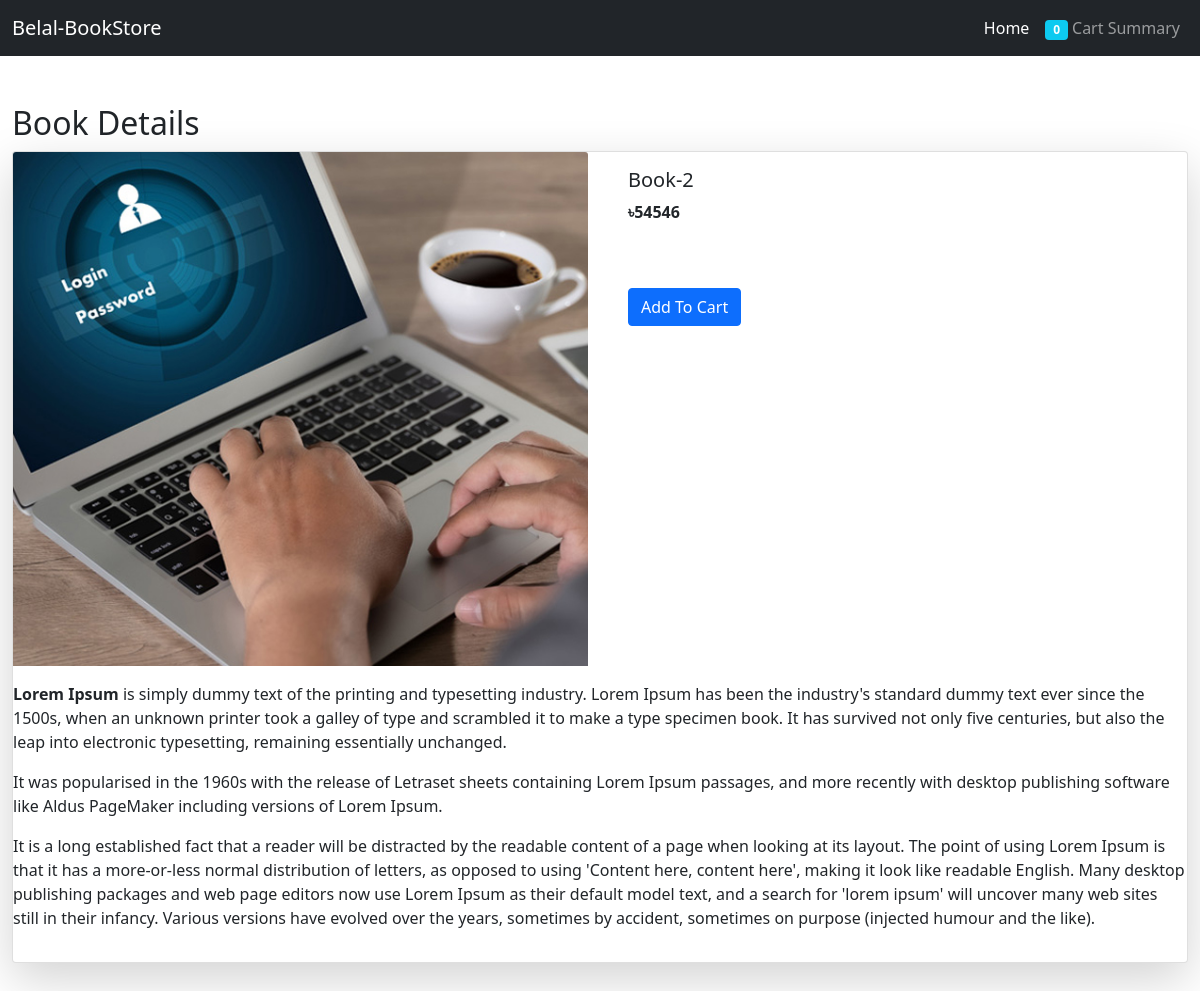
/book-detail/2, run on the app's committed database.
### store/models.py (models this page shows, shortened)
class BookStore(models.Model):
    name = models.CharField(max_length=100)
    categoris = models.ForeignKey(Category, on_delete=models.CASCADE)
    writer = models.ForeignKey(Writer, on_delete=models.CASCADE)
    image = models.ImageField(upload_to='BookImg',default='BookImg/noimg.jpg')
    price = models.IntegerField()
    discount_price = models.IntegerField(blank=True, null=True)
    discription = RichTextUploadingField()
    stock_quantity = models.PositiveIntegerField()
    class Meta:
        ordering = ['-id']

### store/views.py (the view)
# urls.py: path('book-detail/<pk>', book_detail, name='book-detail'),
def book_detail(request, pk):
    book = BookStore.objects.get(pk=pk)
    another_book =BookStore.objects.all().exclude(pk=pk)[:12]
    context ={
        'book':book,
        'another_book':another_book
    }
    return render(request, 'book-details.html',context)

### store/templatetags/cart_item_count.py (called while the page is built)
@register.filter
def cart_item_count(user):
    if user.is_authenticated:
        qs=Order.objects.filter(user=user, ordered=False)
        if qs.exists():
            return qs[0].books.count()
        return 0
    return 0

### store/templates/book-details.html (shortened to what this page needs)
{% extends 'base.html' %}
{% block content %}
    <div class="container-fluid my-5">
        <h2>Book Details</h2>
        <div class="card shadow-lg">
            <div class="row">
                <div class="col-md-6">
                    <img src="{{ book.image.url }}" class="card-img-top" alt="...">
                </div>
                <div class="col-md-6">
                    <div class="card-body">
                        <h5 class="card-title">{{ book.name }}</h5>
                        <div class="mb-4">
                            {% if book.discount_price %}
                            <span class="fw-bold fs-5">৳{{ book.discount_price }} </span>
                            <span ><del>৳{{ book.price }} </del></span>
                            {% else %}
                            <span class="fw-bold fs-6">৳{{ book.price }} </span>
                            {% endif %}
                        </div>
                        <br>
                        <a href="{% url 'add-to-cart' book.pk  %}" class="btn btn-primary my-3">Add To Cart</a>
                      </div>
                </div>
            </div>
            <p class="card-text">{{ book.discription|safe }}</p>
          </div>
    </div>
{% endblock content %}

### data on the page
BookStore: image (picture), name "Book-2", price "54546", discription "Lorem Ipsum is simply dummy text of the printing and typesetting industry. Lorem Ipsum has been the industry's standard dummy text ever since the 1500s, when an unknown printer took a galley of type and scrambled it to make a type specimen book. It has survived not only five centuries, but also the leap into electronic typesetting, remaining essentially unchanged. It was popularised in the 1960s with the release of Letraset sheets containing Lorem Ipsum passages, and more recently with desktop publishing software like Aldus PageMaker including versions of Lorem Ipsum. It is a long established fact that a reader will be distracted by the readable content of a page when looking at its layout.…"

### other printed values
{{ request.user|cart_item_count }} "0"
